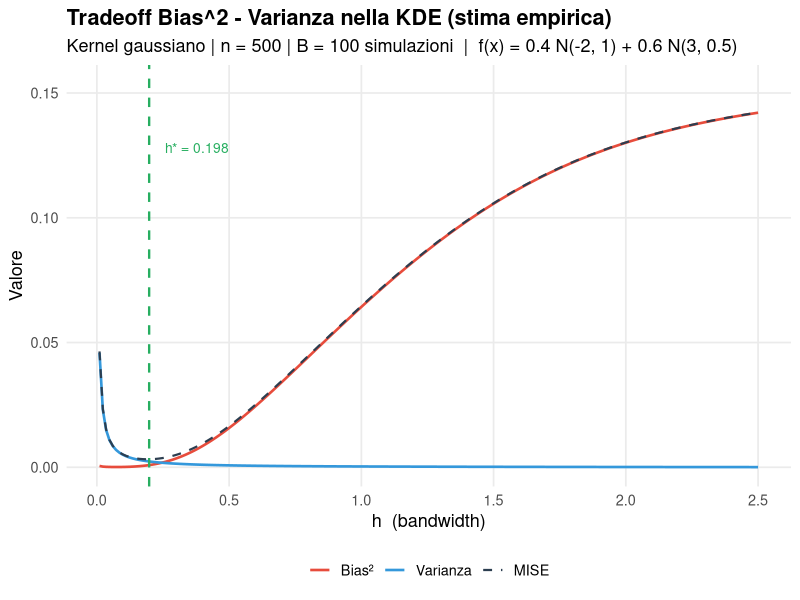
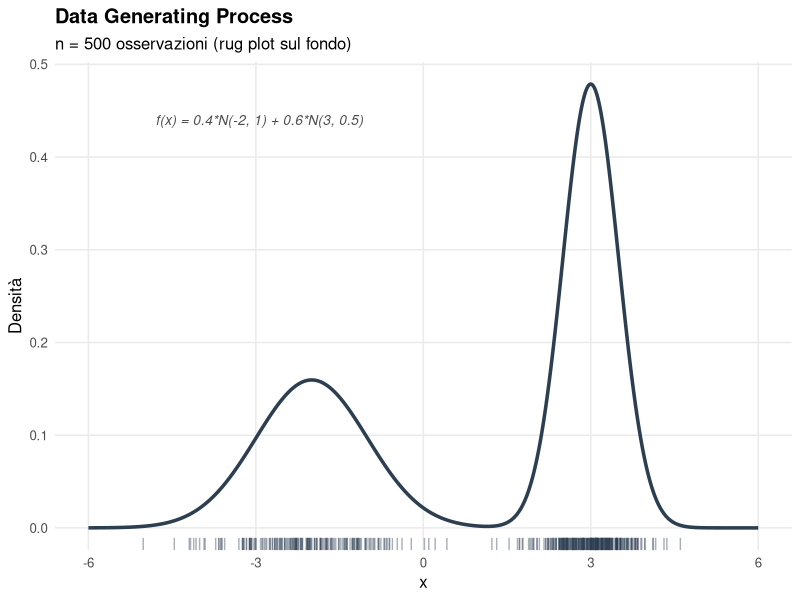
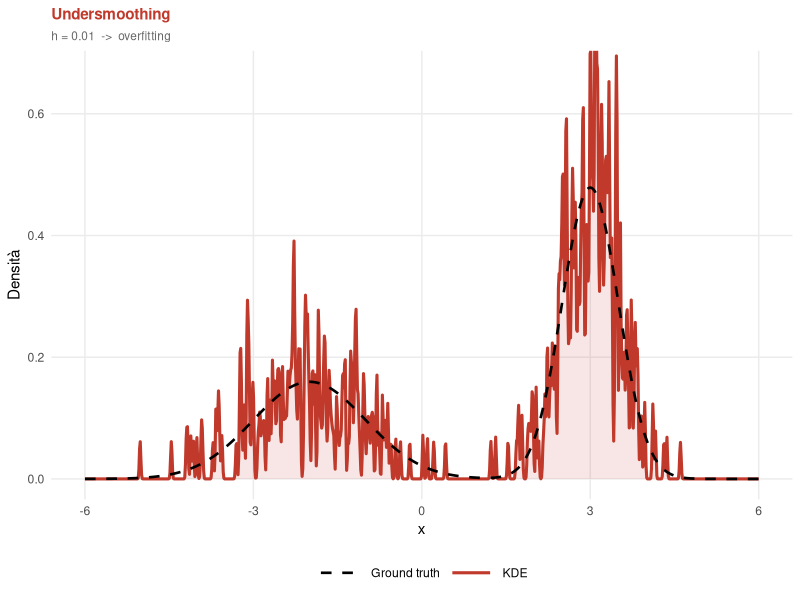
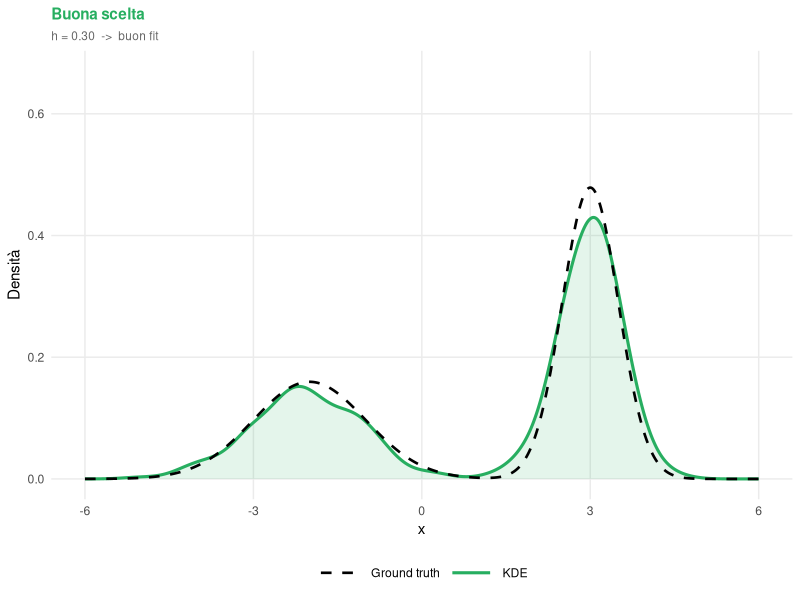
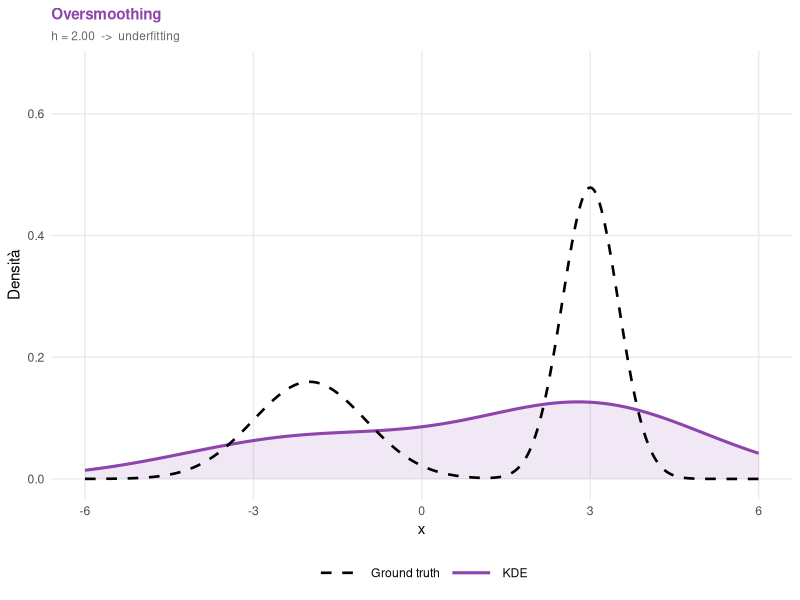
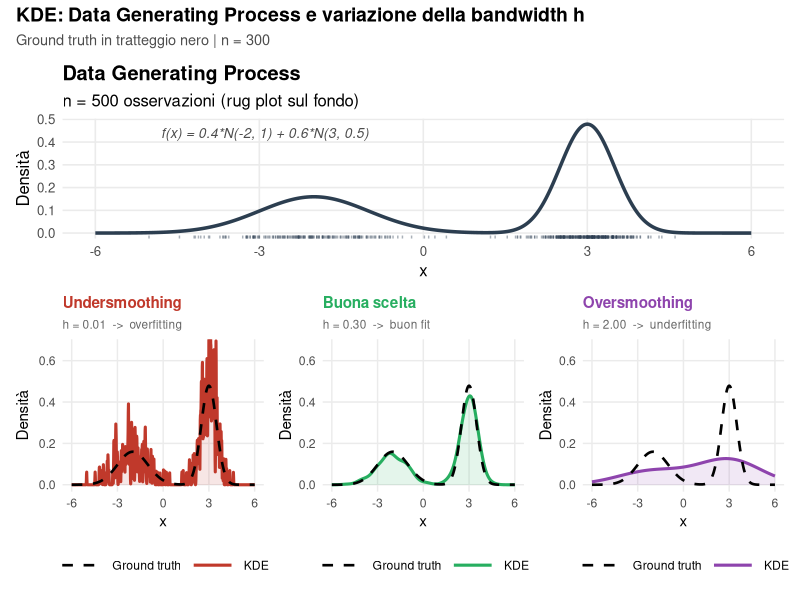
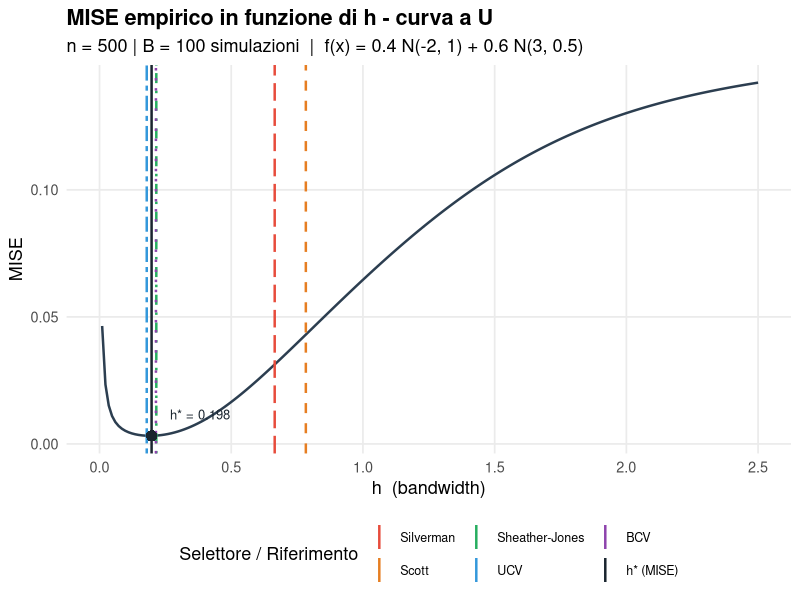

Write the R code that produced these figures, in order.
## ---- chunk 1
knitr::opts_chunk$set(
  echo    = TRUE,
  warning = FALSE,
  message = FALSE,
  out.width = "100%"
)
library(ggplot2)
library(patchwork)

# `kableExtra` is optional: render continues with plain `knitr::kable` if missing.
has_kable_extra <- requireNamespace("kableExtra", quietly = TRUE)
## ---- chunk 2
set.seed(42)

# ── Vera densità (ground truth) ──────────────────────────────────────────────
true_density <- function(x) {
  0.4 * dnorm(x, mean = -2, sd = 1) +
  0.6 * dnorm(x, mean =  3, sd = 0.5)
}

# ── Campionamento dalla mistura ───────────────────────────────────────────────
sample_mixture <- function(n) {
  comp <- sample(c(1L, 2L), size = n, replace = TRUE, prob = c(0.4, 0.6))
  ifelse(comp == 1L, rnorm(n, -2, 1), rnorm(n, 3, 0.5))
}

# ── KDE con kernel gaussiano — implementazione manuale ────────────────────────
#   x_grid : vettore di punti in cui valutare la stima
#   data   : campione osservato
#   h      : bandwidth
kde_manual <- function(x_grid, data, h) {
  sapply(x_grid, function(x) mean(dnorm((x - data) / h)) / h)
}

# ── Parametri globali ─────────────────────────────────────────────────────────
n      <- 500
data   <- sample_mixture(n)            # campione fisso per tutta l'analisi
x_grid <- seq(-6, 6, length.out = 1000)   # griglia più compatta (velocità)
dx     <- diff(x_grid)[1]             # passo della griglia (usato per integrare)

df_true <- data.frame(x = x_grid, y = true_density(x_grid))
## ---- chunk 3
# ── Parametri della simulazione ───────────────────────────────────────────────
# Aumentare B (es. 500) e length.out (es. 80) per curve più lisce,
# a costo di maggior tempo di calcolo.
B     <- 100                               # numero di campioni Monte Carlo
h_seq <- seq(0.01, 2.5, length.out = 200) # griglia di h (piu punti per curva MISE piu liscia)

# Pre-calcolo della densità vera sulla griglia (costante, inutile ricalcolarla
# ad ogni iterazione del doppio ciclo)
p_true_vec <- true_density(x_grid)

# ── Simulazione: ciclo UNICO che accumula ISE e fhat_sum insieme ──────────────
# Ottimizzazioni rispetto alla versione originale:
#   1. density() usa FFT in C — ordini di grandezza più veloce di kde_manual()
#      che eseguiva un sapply() in R puro su tutti i 1000 punti della griglia.
#   2. Un solo ciclo Monte Carlo invece di due: ISE e fhat_sum vengono
#      calcolati nella stessa iterazione b, eliminando il secondo set.seed(123)
#      e il secondo loop da B × 100 chiamate.
#   3. p_true_vec pre-calcolata fuori dal loop (1000 × B × 100 chiamate in meno
#      a true_density).
set.seed(123)
ise_mat  <- matrix(NA_real_, nrow = B,              ncol = length(h_seq))
fhat_sum <- matrix(0,        nrow = length(x_grid), ncol = length(h_seq))

for (b in seq_len(B)) {
  samp <- sample_mixture(n)
  for (j in seq_along(h_seq)) {
    # density() valuta la KDE sulla stessa griglia x_grid (from/to/n allineati)
    fhat <- density(samp, bw = h_seq[j],
                    from = x_grid[1], to = x_grid[length(x_grid)],
                    n    = length(x_grid))$y
    ise_mat[b, j]  <- sum((fhat - p_true_vec)^2) * dx   # integrazione numerica dell'ISE
    fhat_sum[, j]  <- fhat_sum[, j] + fhat              # accumulo per la media
  }
  if (b %% 200 == 0) cat(sprintf("  Completate %d / %d simulazioni\n", b, B))
}

# ── MISE empirico = media degli ISE sui B campioni ────────────────────────────
mise_emp  <- colMeans(ise_mat)

# ── Bias² e Varianza empirici ─────────────────────────────────────────────────
fhat_mean <- fhat_sum / B   # f̄(x) per ogni h — stimatore del valore atteso di f̂

bias2_emp <- numeric(length(h_seq))
for (j in seq_along(h_seq)) {
  bias2_emp[j] <- sum((fhat_mean[, j] - p_true_vec)^2) * dx
}

# Varianza = MISE - Bias² (decomposizione esatta)
var_emp <- mise_emp - bias2_emp

h_mise_opt <- h_seq[which.min(mise_emp)]
cat(sprintf("h ottimale MISE empirico (B = %d): %.4f\n", B, h_mise_opt))
## ---- chunk 4
df_curve <- rbind(
  data.frame(h = h_seq, y = bias2_emp, Componente = "Bias\U00B2"),
  data.frame(h = h_seq, y = var_emp,   Componente = "Varianza"),
  data.frame(h = h_seq, y = mise_emp,  Componente = "MISE")
)
df_curve$Componente <- factor(df_curve$Componente,
                              levels = c("Bias\U00B2", "Varianza", "MISE"))

col_curve <- c("Bias\U00B2" = "#e74c3c",
               "Varianza"  = "#3498db",
               "MISE"      = "#2c3e50")

lwd_curve <- c("Bias\U00B2" = 0.9, "Varianza" = 0.9, "MISE" = 0.75)
lty_curve <- c("Bias\U00B2" = "solid", "Varianza" = "solid", "MISE" = "dashed")

ggplot(df_curve, aes(x = h, y = y,
                     colour    = Componente,
                     linewidth = Componente,
                     linetype  = Componente)) +
  geom_line() +
  geom_vline(xintercept = h_mise_opt,
             colour = "#27ae60", linetype = "dashed", linewidth = 0.8) +
  annotate("text",
           x = h_mise_opt + 0.06, y = max(mise_emp) * 0.90,
           label = paste0("h* = ", round(h_mise_opt, 3)),
           colour = "#27ae60", size = 3.5, hjust = 0) +
  scale_colour_manual(values = col_curve) +
  scale_linewidth_manual(values = lwd_curve) +
  scale_linetype_manual(values = lty_curve) +
  scale_y_continuous(limits = c(0, max(mise_emp) * 1.08)) +
  labs(
    title    = "Tradeoff Bias^2 - Varianza nella KDE (stima empirica)",
    subtitle = paste0("Kernel gaussiano | n = ", n, " | B = ", B,
                      " simulazioni  |  f(x) = 0.4 N(-2, 1) + 0.6 N(3, 0.5)"),
    x        = "h  (bandwidth)",
    y        = "Valore",
    colour   = NULL,
    linewidth = NULL,
    linetype = NULL
  ) +
  theme_minimal(base_size = 13) +
  theme(
    plot.title       = element_text(face = "bold"),
    legend.position  = "bottom",
    panel.grid.minor = element_blank()
  )
## ---- chunk 5
h_grid   <- seq(0.05, 2.5, length.out = 300)
ise_grid <- sapply(h_grid, function(h) {
  fhat <- kde_manual(x_grid, data, h)
  sum((fhat - true_density(x_grid))^2) * dx
})
h_opt     <- h_grid[which.min(ise_grid)]
ise_opt   <- min(ise_grid)

cat(sprintf("h ottimale (min ISE sul campione): %.4f\n", h_opt))
cat(sprintf("ISE minimo:                        %.6f\n", ise_opt))
## ---- chunk 6
p_dgp <- ggplot() +
  geom_rug(aes(x = data),
           alpha = 0.4, colour = "#2c3e50",
           length = unit(0.025, "npc")) +
  geom_line(data = df_true, aes(x = x, y = y),
            colour = "#2c3e50", linewidth = 1.2) +
  annotate("text", x = -4.8, y = 0.44,
           label = "f(x) = 0.4*N(-2, 1) + 0.6*N(3, 0.5)",
           size = 3.5, hjust = 0, colour = "gray30", fontface = "italic") +
  labs(
    title    = "Data Generating Process",
    subtitle = paste0("n = ", n, " osservazioni (rug plot sul fondo)"),
    x = "x", y = "Densit\u00e0"
  ) +
  theme_minimal(base_size = 12) +
  theme(plot.title       = element_text(face = "bold"),
        panel.grid.minor = element_blank())

p_dgp
## ---- chunk 7
# Costruisce un singolo pannello KDE vs ground truth
# h        : bandwidth da usare
# titolo   : titolo del pannello (stringa)
# sottotit : sottotitolo (stringa)
# colore   : colore della curva KDE
panel_kde <- function(h, titolo, sottotit, colore) {
  df_kde  <- data.frame(
    x = x_grid,
    y = density(
      data,
      bw = h,
      from = x_grid[1],
      to = x_grid[length(x_grid)],
      n = length(x_grid)
    )$y
  )

  ggplot() +
    # Area sotto la curva KDE
    geom_ribbon(data = df_kde,
                aes(x = x, ymin = 0, ymax = y),
                fill = colore, alpha = 0.12) +
    # Stima KDE
    geom_line(data = df_kde,
              aes(x = x, y = y, linetype = "KDE"),
              colour = colore, linewidth = 1.05) +
    # Ground truth (tratteggio nero) sopra la KDE per massima visibilita
    geom_line(data = df_true,
              aes(x = x, y = y, linetype = "Ground truth"),
              colour = "black", linewidth = 0.9) +
    scale_linetype_manual(
      values = c("Ground truth" = "dashed", "KDE" = "solid"),
      name   = NULL
    ) +
    coord_cartesian(ylim = c(0, 0.67)) +
    labs(title    = titolo,
         subtitle = sottotit,
         x = "x", y = "Densit\u00e0") +
    theme_minimal(base_size = 11) +
    theme(
      plot.title       = element_text(face = "bold", colour = colore, size = 11),
      plot.subtitle    = element_text(size = 8.5, colour = "gray40"),
      legend.position  = "bottom",
      legend.key.width = unit(1.2, "cm"),
      panel.grid.minor = element_blank()
    )
}
## ---- chunk 8
p_small <- panel_kde(
  h       = 0.01,
  titolo  = "Undersmoothing",
  sottotit = "h = 0.01  ->  overfitting",
  colore  = "#c0392b"
)

p_opt_panel <- panel_kde(
  h       = 0.30,
  titolo  = "Buona scelta",
  sottotit = "h = 0.30  ->  buon fit",
  colore  = "#27ae60"
)

p_large <- panel_kde(
  h       = 2.00,
  titolo  = "Oversmoothing",
  sottotit = "h = 2.00  ->  underfitting",
  colore  = "#8e44ad"
)

# Stampa singoli pannelli per verifica
p_small
## ---- chunk 9
p_opt_panel
## ---- chunk 10
p_large
## ---- chunk 11
layout_sec2 <- (p_dgp) /
  (p_small | p_opt_panel | p_large) +
  plot_annotation(
    title    = "KDE: Data Generating Process e variazione della bandwidth h",
    subtitle = "Ground truth in tratteggio nero | n = 300",
    theme = theme(
      plot.title    = element_text(face = "bold", size = 14),
      plot.subtitle = element_text(size = 10.5, colour = "gray30")
    )
  ) +
  plot_layout(heights = c(1.1, 1.4))

layout_sec2
## ---- chunk 12
h_methods <- c(
  "h* (MISE)"      = h_mise_opt,      # ottimo empirico — solo in contesto simulato
  "Silverman"      = bw.nrd0(data),
  "Scott"          = bw.nrd(data),
  "Sheather-Jones" = bw.SJ(data),
  "UCV"            = bw.ucv(data),
  "BCV"            = bw.bcv(data)
)

# MISE di ciascun selettore: interpolazione lineare sulla griglia simulata
mise_methods <- sapply(h_methods, function(h) {
  approx(h_seq, mise_emp, xout = h)$y
})

# Data frame ordinato per MISE crescente
df_tab <- data.frame(
  Metodo = names(h_methods),
  h      = round(unname(h_methods), 4),
  MISE   = round(unname(mise_methods), 6),
  row.names = NULL
)
df_tab <- df_tab[order(df_tab$MISE), ]
## ---- chunk 13
if (has_kable_extra) {
  tab <- knitr::kable(
    df_tab,
    format    = "latex",
    booktabs  = TRUE,
    caption   = "Confronto tra selettori automatici di $h$ e ottimo $h^*$ (MISE empirico, B = 500)",
    escape    = FALSE,
    row.names = FALSE,
    col.names = c("Metodo", "$h$ stimato", "MISE")
  )
  tab <- kableExtra::kable_styling(
    tab,
    latex_options = c("striped", "hold_position"),
    full_width    = FALSE,
    font_size     = 11
  )
  tab <- kableExtra::row_spec(tab, 1, bold = TRUE, color = "white", background = "#27ae60")
  kableExtra::footnote(
    tab,
    general = "La riga verde ($h^*$) è l'ottimo empirico ottenuto minimizzando la curva MISE su $B$ simulazioni Monte Carlo — disponibile solo in contesto simulato.",
    general_title = "Nota:",
    footnote_as_chunk = TRUE
  )
} else {
  knitr::kable(
    df_tab,
    format    = "latex",
    booktabs  = TRUE,
    caption   = "Confronto tra selettori automatici di $h$ e ottimo $h^*$ (MISE empirico, B = 500)",
    escape    = FALSE,
    row.names = FALSE,
    col.names = c("Metodo", "$h$ stimato", "MISE")
  )
}
## ---- chunk 14
# Colori coerenti con la tabella (uno per metodo)
# h* usa il nero per segnalare che è il riferimento teorico
col_met <- c(
  "h* (MISE)"      = "#1a252f",
  "Silverman"      = "#e74c3c",
  "Scott"          = "#e67e22",
  "Sheather-Jones" = "#27ae60",
  "UCV"            = "#3498db",
  "BCV"            = "#8e44ad"
)

# Riusa mise_emp e h_seq già calcolati nella Sezione 3
# (stessa griglia h_seq, stessi B campioni con set.seed(123))
df_mise_plot <- data.frame(h = h_seq, MISE = mise_emp)

# Data frame per le linee verticali (include h*)
df_vlines <- data.frame(
  Metodo = names(h_methods),
  h      = unname(h_methods)
)
df_vlines$Metodo <- factor(df_vlines$Metodo, levels = names(col_met))

# Linee tratteggiate per i selettori automatici, linea solida per h*
df_vlines$linetype <- ifelse(df_vlines$Metodo == "h* (MISE)", "solid", "dashed")

# Tipi di tratteggio differenziati per migliorare la leggibilita
# quando due selettori cadono su valori di h molto vicini.
lty_met <- c(
  "h* (MISE)"      = "solid",
  "Silverman"      = "longdash",
  "Scott"          = "dashed",
  "Sheather-Jones" = "dotdash",
  "UCV"            = "twodash",
  "BCV"            = "dotted"
)

# Punto di minimo MISE
h_mise_min <- h_seq[which.min(mise_emp)]
mise_min   <- min(mise_emp)

p_ise <- ggplot(df_mise_plot, aes(x = h, y = MISE)) +
  geom_line(colour = "#2c3e50", linewidth = 0.85) +
  # Linee verticali per i selettori automatici (tratteggiate)
  geom_vline(data = df_vlines[df_vlines$Metodo != "h* (MISE)", ],
             aes(xintercept = h, colour = Metodo, linetype = Metodo),
             linewidth = 0.85) +
  # Linea verticale per h* (solida, più spessa)
  geom_vline(data = df_vlines[df_vlines$Metodo == "h* (MISE)", ],
             aes(xintercept = h, colour = Metodo),
             linewidth = 0.85, linetype = "solid") +
  # Punto di minimo MISE
  geom_point(x = h_mise_min, y = mise_min,
             colour = "#1a252f", size = 3.5, shape = 16) +
  annotate("text",
           x = h_mise_min + 0.07, y = mise_min + diff(range(mise_emp)) * 0.06,
           label = paste0("h* = ", round(h_mise_min, 3)),
           size = 3.3, hjust = 0, colour = "#1a252f") +
  scale_x_continuous(limits = c(0, NA)) +
  scale_colour_manual(values = col_met, name = "Selettore / Riferimento") +
  scale_linetype_manual(values = lty_met, guide = "none") +
  labs(
    title    = "MISE empirico in funzione di h - curva a U",
    subtitle = paste0("n = ", n, " | B = ", B,
                      " simulazioni  |  f(x) = 0.4 N(-2, 1) + 0.6 N(3, 0.5)"),
    x        = "h  (bandwidth)",
    y        = "MISE"
  ) +
  theme_minimal(base_size = 13) +
  theme(
    plot.title       = element_text(face = "bold"),
    legend.position  = "bottom",
    legend.text      = element_text(size = 9),
    panel.grid.minor = element_blank()
  ) +
  guides(colour = guide_legend(nrow = 2))

p_ise
## ---- chunk 15
# Tabella riepilogativa finale: selettori con distanza da h* MISE e rapporto MISE
df_final <- df_tab
df_final$"Distanza da h*"  <- round(abs(df_final$h - h_mise_min), 4)
df_final$"MISE / MISE min" <- round(df_final$MISE / mise_min, 3)

if (has_kable_extra) {
  tab_final <- knitr::kable(
    df_final,
    format    = "latex",
    booktabs  = TRUE,
    caption   = "Riepilogo: selettori di $h$ a confronto con l'ottimo $h^*$ (MISE empirico)",
    row.names = FALSE
  )
  tab_final <- kableExtra::kable_styling(
    tab_final,
    latex_options = c("striped", "hold_position"),
    full_width    = FALSE,
    font_size     = 10
  )
  kableExtra::row_spec(tab_final, 1, bold = TRUE)
} else {
  knitr::kable(
    df_final,
    format    = "latex",
    booktabs  = TRUE,
    caption   = "Riepilogo: selettori di $h$ a confronto con l'ottimo $h^*$ (MISE empirico)",
    row.names = FALSE
  )
}
